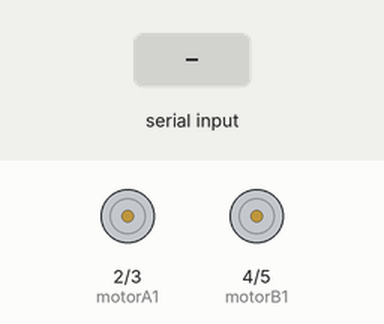
A sketch run on a simulated Arduino Uno, built with avr-gcc and run on an emulated ATmega328P. Shown: motor-driver pin pairs drawn as motors (green arrow = first pin HIGH = forward, orange = second pin HIGH = backward, longer = more drive, scaled by the enable pin). The inputs (shaded band) are chosen by the test bench.

Above: at 1.2 s.
1.3 s: "f90\n" received over Serial
At 2.5 s:
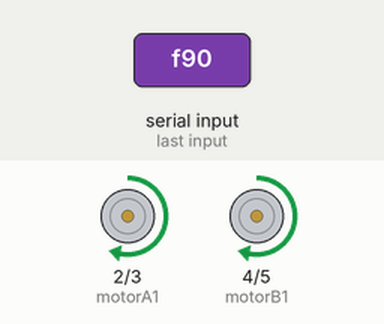
2.8 s: "b90\n" received over Serial
At 3.8 s:
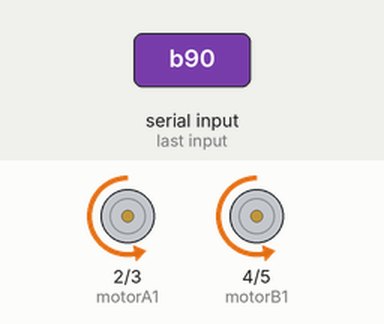
4.3 s: "l90\n" received over Serial
At 4.9 s:
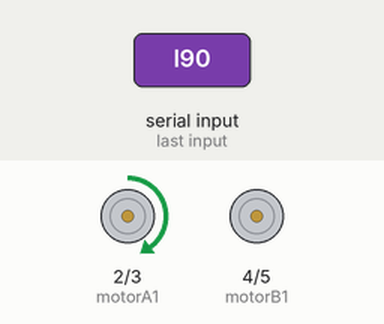
5.8 s: "r90\n" received over Serial
At 7.0 s:
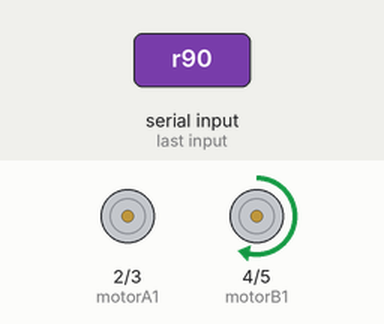
7.3 s: "f,45\n" received over Serial
At 8.4 s:
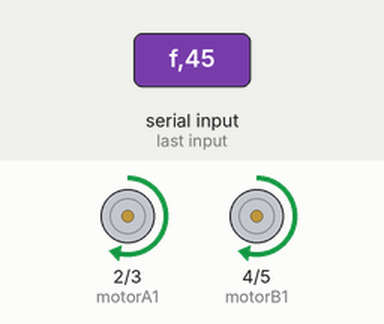
8.8 s: "b,45\n" received over Serial
At 9.6 s:
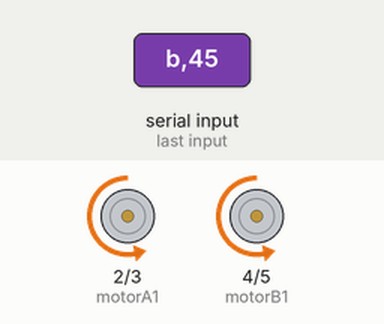
Timing chart, 0 to 11.3 s (numbered marks = the images above; inputs shaded):
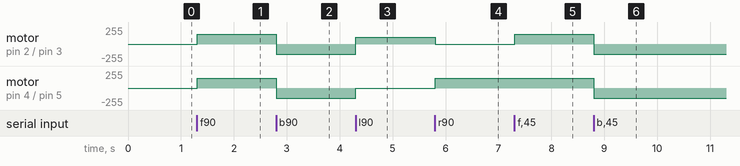

The sketch:

WheelchairMotors.ino
```cpp
#include <Wire.h>
#include <Math.h>

const int MPU_addr = 0x68; // I2C address of the MPU-6050
const float TILT_THRESHOLD = 30.0; // Tilt threshold in degrees

// Motor A connections
const int motorA1 = 2;
const int motorA2 = 3;
const int motorAspeed = 9;

// Motor B connections
const int motorB1 = 4;
const int motorB2 = 5;
const int motorBspeed = 10;

int currentSpeed = 0;

void setup() {
  pinMode(motorA1, OUTPUT);
  pinMode(motorA2, OUTPUT);
  pinMode(motorAspeed, OUTPUT);
  pinMode(motorB1, OUTPUT);
  pinMode(motorB2, OUTPUT);
  pinMode(motorBspeed, OUTPUT);
  // Start serial communication
  Serial.begin(9600);
}

void loop() {
  if (Serial.available() > 0) {
    char command = Serial.read(); // Read the command character

    if (command == 'f' || command == 'b' || command == 'l' || command == 'r') {
      int speed = Serial.parseInt(); // Read the speed value
      move(command);
    } else if (command == 's') {
      stopMotors();
    }
  }

  delay(1); // Delay for readability
}

void move(char direction) {
  switch (direction) {
    case 'f':
      moveForward();
      break;
    case 'b':
      moveBackward();
      break;
    case 'l':
      turnLeft();
      break;
    case 'r':
      turnRight();
      break;
  }
}

void moveForward() {
  analogWrite(motorAspeed, 150);
  analogWrite(motorBspeed, 150);
  digitalWrite(motorA1, HIGH);
  digitalWrite(motorA2, LOW);
  digitalWrite(motorB1, HIGH);
  digitalWrite(motorB2, LOW);
}

void moveBackward() {
  analogWrite(motorAspeed, 150);
  analogWrite(motorBspeed, 150);
  digitalWrite(motorA1, LOW);
  digitalWrite(motorA2, HIGH);
  digitalWrite(motorB1, LOW);
  digitalWrite(motorB2, HIGH);
}

void turnLeft() {

  analogWrite(motorBspeed, 0);
  analogWrite(motorAspeed, 100);
  digitalWrite(motorA1, HIGH);  // Left motor forwards
  digitalWrite(motorA2, LOW);
  digitalWrite(motorB1, LOW);    // Right motor off
  digitalWrite(motorB2, LOW);
}

void turnRight() {
    analogWrite(motorAspeed, 0);
  analogWrite(motorBspeed, 100);
  digitalWrite(motorA1, LOW);  // Left motor off
  digitalWrite(motorA2, LOW);
  digitalWrite(motorB1, HIGH);  // Right motor forwards
  digitalWrite(motorB2, LOW);
}

void stopMotors() {
  digitalWrite(motorA1, LOW);
  digitalWrite(motorA2, LOW);
  digitalWrite(motorB1, LOW);
  digitalWrite(motorB2, LOW);
  analogWrite(motorAspeed, 0);
  analogWrite(motorBspeed, 0);
}
```

Measured:
- after the input at 1.3 s, motor on pin 2 (motorA1) / pin 3 (motorA2), motor on pin 4 (motorB1) / pin 5 (motorB2): stopped → forward 150/255 at once
- after the input at 2.8 s, motor on pin 2 (motorA1) / pin 3 (motorA2), motor on pin 4 (motorB1) / pin 5 (motorB2): forward 150/255 → backward 150/255 at once
- after the input at 4.3 s, motor on pin 2 (motorA1) / pin 3 (motorA2): backward 150/255 → forward 100/255 at once; motor on pin 4 (motorB1) / pin 5 (motorB2): backward 150/255 → stopped at once
- after the input at 5.8 s, motor on pin 2 (motorA1) / pin 3 (motorA2): forward 100/255 → stopped at once; motor on pin 4 (motorB1) / pin 5 (motorB2): stopped → forward 150/255 at once
- after the input at 7.3 s, motor on pin 2 (motorA1) / pin 3 (motorA2): stopped → forward 150/255 at once
- after the input at 8.8 s, motor on pin 2 (motorA1) / pin 3 (motorA2), motor on pin 4 (motorB1) / pin 5 (motorB2): forward 150/255 → backward 150/255 at once
